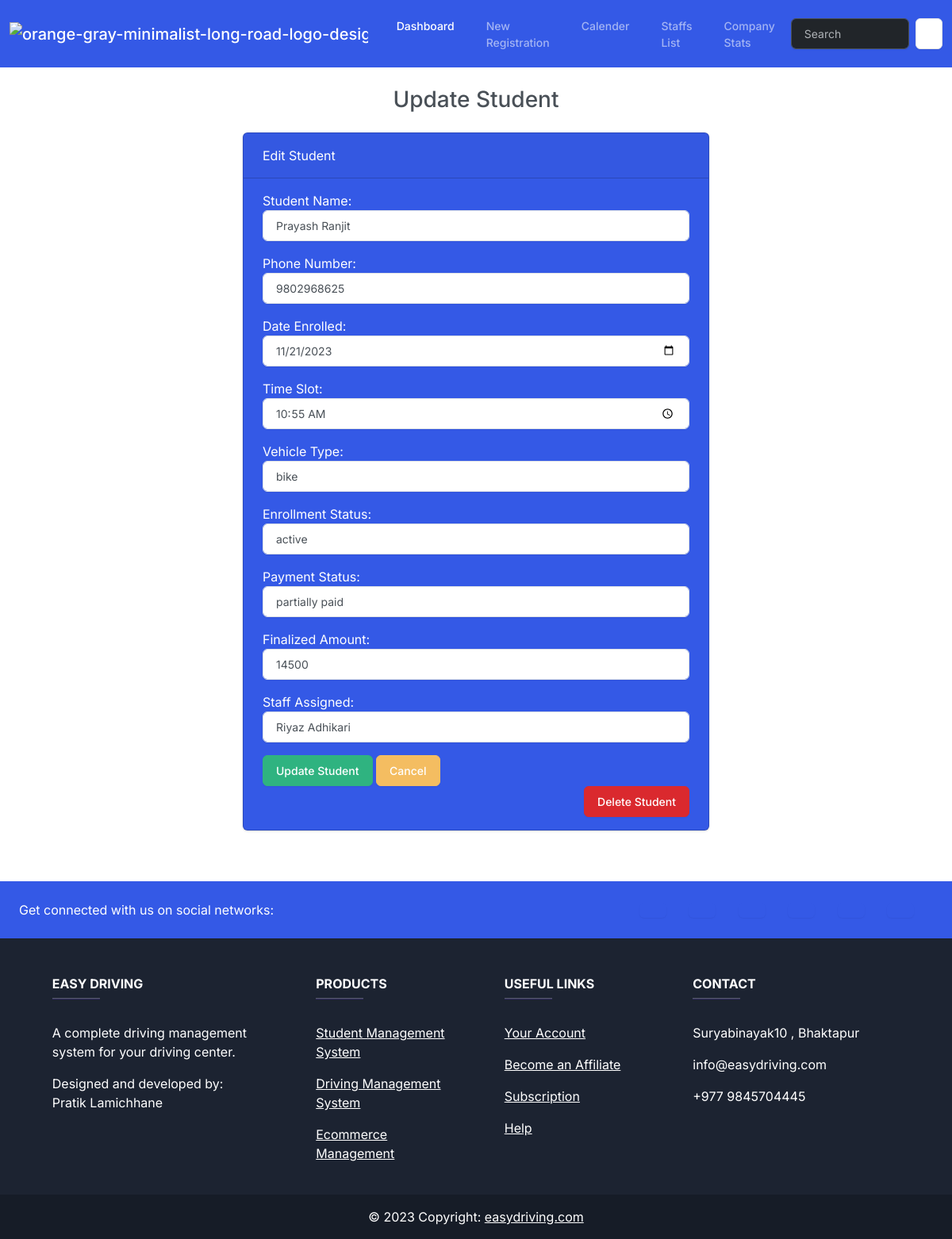
The page /editstudent/3/ on the database as committed earlier.
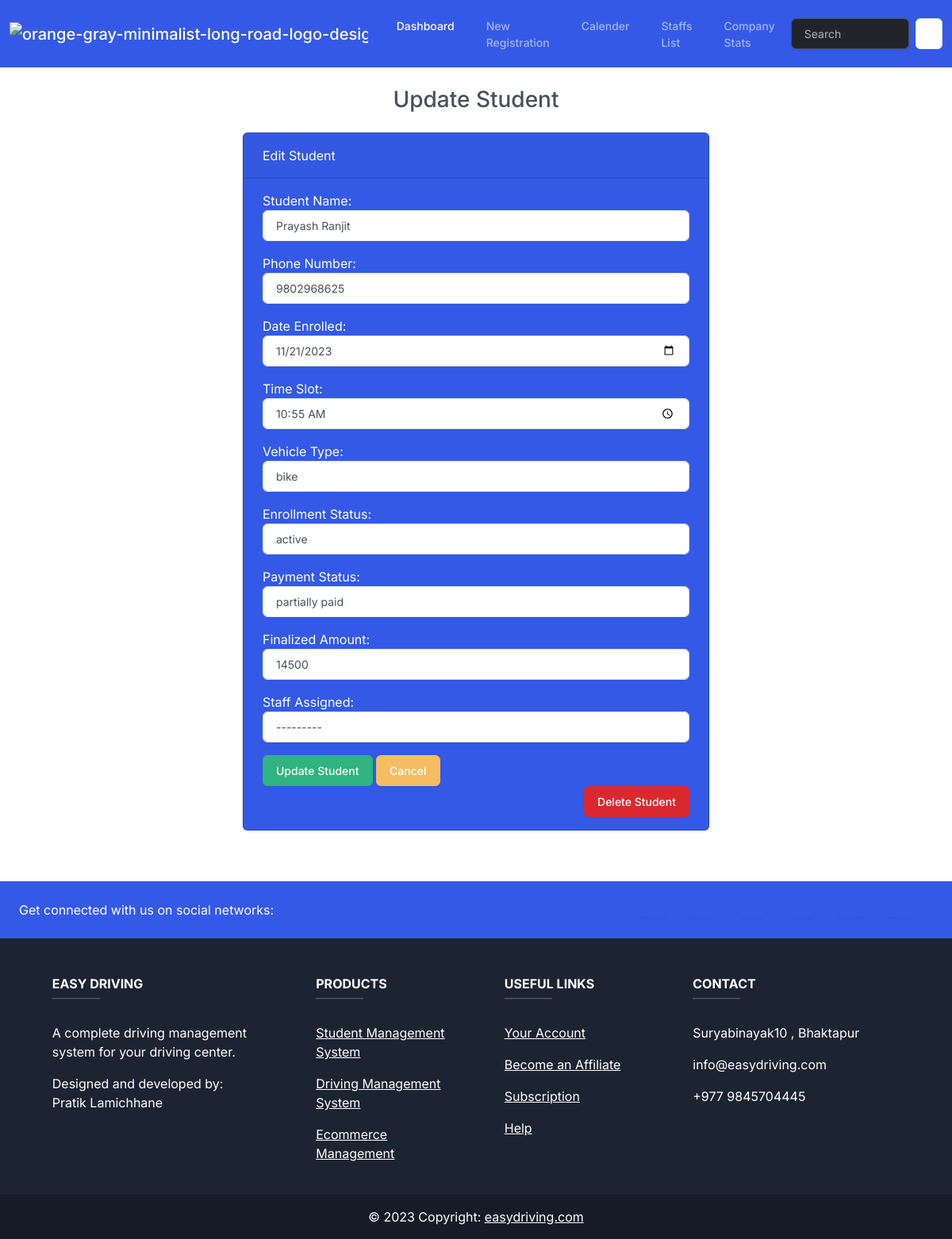
The same page on the database as committed later.
### management/models.py (models this page shows, shortened)
class Student(models.Model):
    id = models.AutoField (primary_key=True)
    student_name = models.CharField(max_length=100)
    phone_number = models.IntegerField()
    date_enrolled = models.DateField()
    time_slot= models.TimeField()
    vehicle_type = models.CharField(max_length=9,
                  choices= VECHILE_CHOICES,
                  default="BIKE")
    enrollment_status = models.CharField(max_length=9,
                  choices= ENROLLMENT_STATUS,
                  default="ACTIVE")
    payment_status = models.CharField(max_length=30,
                  choices= PAYMENT_STATUS,
                  default="UNPAID")
    final_amount = models.PositiveIntegerField()
    staff_assigned = models.ForeignKey(
        Staffs,
        on_delete=models.SET_NULL,
        blank = True,
        null = True,
        related_name='students_assigned'
    )

### management/views.py (the view)
# urls.py: path('editstudent/<int:id>/', views.editStudent , name="editstudent"),
def editStudent(request , id):
    if request.method == "POST":
        student = Student.objects.get(pk=id)
        form = StudentForm(request.POST , instance=student)
        if form.is_valid():
            form.save()
            return render(request, 'management/editstudent.html',{
                'form': form,
                'success' : True,
                'student' : student,
            })
    else:
        student = Student.objects.get(pk=id)
        form = StudentForm(instance=student)
    return render(request, 'management/editstudent.html',{
        'form': form,
        'student' : student,
    })

### management/models.py (called while the page is built)
    def __str__(self):
        return  f'{self.staff_name}'

### management/templates/management/editstudent.html (shortened to what this page needs)
{% extends "management/base.html" %}
{% block body %}
<h3 class="text-center m-4">Update Student</h3>
{% if success %}
<div class="alert alert-dismissible alert-success m-5" bis_skin_checked="1">
    <button type="button" class="btn-close" data-bs-dismiss="alert"></button>
    <strong>Well done!</strong>Student Updated Sucessfully </div>
  <a class="btn btn-primary m-5" href="{% url "index" %}">Go to Dashboard</a>
{% else %}
<div class="row justify-content-center">
    <div class="col-6 mx-auto">
        <div class="card text-white bg-primary mb-3">
            <div class="card-header"></i> Edit Student </div>
            <div class="card-body">
                <form action="" method="POST">
                    {{ form.as_p }}
                    <button type="submit" class="btn btn-success">Update Student</button>
                    <a href="{% url 'index' %}" class="btn btn-warning">Cancel</a>
                </form>
                <button class="btn btn-danger float-end" type="button" data-bs-toggle="modal" data-bs-target="#delete{{student.id}}">Delete Student</button>
        </div>
    </div>
</div>
</div>
{% endif %}
{% endblock body %}

Rows that differ between the two databases and show on the page:
changed Student "Prayash Ranjit": staff_assigned "Riyaz Adhikari" → "---------"
